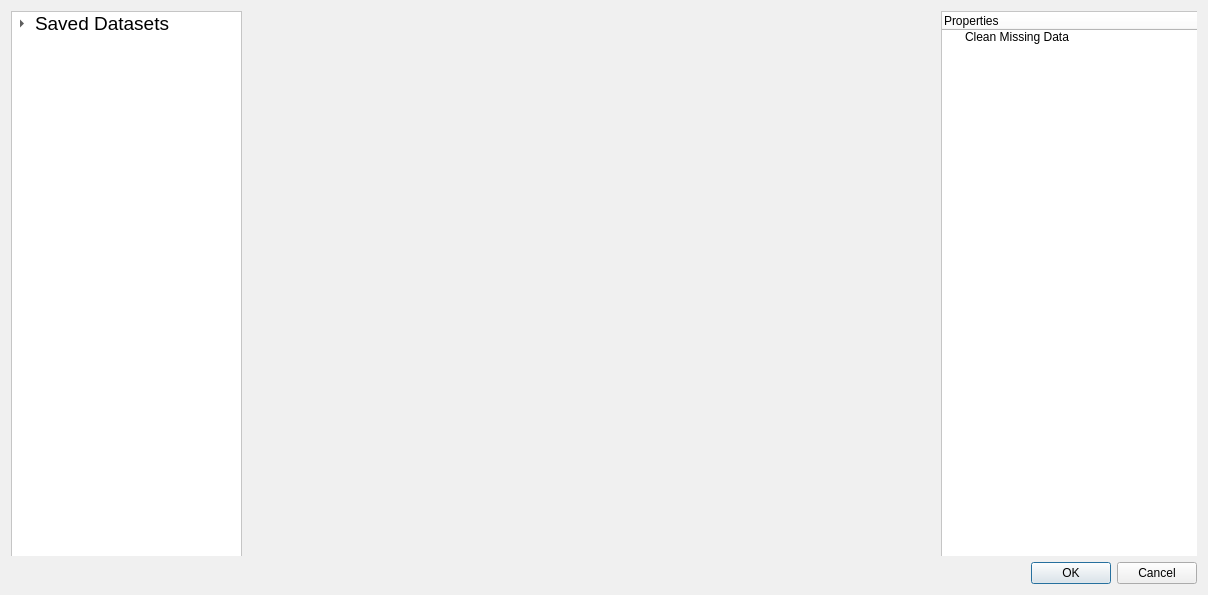
<?xml version="1.0" encoding="UTF-8"?>
<ui version="4.0">
 <class>Dialog</class>
 <widget class="QDialog" name="Dialog">
  <property name="geometry">
   <rect>
    <x>0</x>
    <y>0</y>
    <width>1208</width>
    <height>595</height>
   </rect>
  </property>
  <property name="windowTitle">
   <string>Dialog</string>
  </property>
  <property name="styleSheet">
   <string notr="true">background-color: rgb(240, 240, 240);</string>
  </property>
  <layout class="QGridLayout" name="gridLayout">
   <item row="3" column="0">
    <widget class="QDialogButtonBox" name="buttonBox">
     <property name="orientation">
      <enum>Qt::Horizontal</enum>
     </property>
     <property name="standardButtons">
      <set>QDialogButtonBox::Cancel|QDialogButtonBox::Ok</set>
     </property>
    </widget>
   </item>
   <item row="0" column="0">
    <widget class="QSplitter" name="splitter">
     <property name="lineWidth">
      <number>1</number>
     </property>
     <property name="orientation">
      <enum>Qt::Horizontal</enum>
     </property>
     <property name="handleWidth">
      <number>0</number>
     </property>
     <widget class="QWidget" name="setWidget" native="true">
      <property name="minimumSize">
       <size>
        <width>500</width>
        <height>0</height>
       </size>
      </property>
      <property name="styleSheet">
       <string notr="true">background-color: rgb(240, 240, 240);</string>
      </property>
      <widget class="QTreeWidget" name="treeWidget_2">
       <property name="geometry">
        <rect>
         <x>930</x>
         <y>0</y>
         <width>261</width>
         <height>551</height>
        </rect>
       </property>
       <property name="styleSheet">
        <string notr="true">background-color: rgb(255, 255, 255);</string>
       </property>
       <property name="frameShadow">
        <enum>QFrame::Raised</enum>
       </property>
       <property name="editTriggers">
        <set>QAbstractItemView::DoubleClicked|QAbstractItemView::EditKeyPressed|QAbstractItemView::SelectedClicked</set>
       </property>
       <property name="tabKeyNavigation">
        <bool>false</bool>
       </property>
       <property name="itemsExpandable">
        <bool>true</bool>
       </property>
       <property name="headerHidden">
        <bool>false</bool>
       </property>
       <attribute name="headerVisible">
        <bool>true</bool>
       </attribute>
       <column>
        <property name="text">
         <string>Properties</string>
        </property>
       </column>
       <item>
        <property name="text">
         <string>Clean Missing Data</string>
        </property>
       </item>
      </widget>
      <widget class="QTreeWidget" name="treeWidget">
       <property name="geometry">
        <rect>
         <x>0</x>
         <y>0</y>
         <width>231</width>
         <height>551</height>
        </rect>
       </property>
       <property name="styleSheet">
        <string notr="true">background-color: rgb(255, 255, 255);</string>
       </property>
       <property name="frameShadow">
        <enum>QFrame::Raised</enum>
       </property>
       <property name="editTriggers">
        <set>QAbstractItemView::DoubleClicked|QAbstractItemView::EditKeyPressed|QAbstractItemView::SelectedClicked</set>
       </property>
       <property name="tabKeyNavigation">
        <bool>false</bool>
       </property>
       <property name="itemsExpandable">
        <bool>true</bool>
       </property>
       <property name="headerHidden">
        <bool>true</bool>
       </property>
       <attribute name="headerVisible">
        <bool>false</bool>
       </attribute>
       <column>
        <property name="text">
         <string>Properties</string>
        </property>
       </column>
       <item>
        <property name="text">
         <string>Saved Datasets</string>
        </property>
        <property name="font">
         <font>
          <pointsize>14</pointsize>
         </font>
        </property>
        <property name="icon">
         <iconset>
          <normaloff>img/Datasets.png</normaloff>img/Datasets.png</iconset>
        </property>
        <item>
         <property name="text">
          <string>excel</string>
         </property>
         <property name="font">
          <font>
           <pointsize>11</pointsize>
          </font>
         </property>
        </item>
        <item>
         <property name="text">
          <string>csv</string>
         </property>
         <property name="font">
          <font>
           <pointsize>11</pointsize>
          </font>
         </property>
        </item>
       </item>
      </widget>
     </widget>
    </widget>
   </item>
  </layout>
 </widget>
 <resources/>
 <connections>
  <connection>
   <sender>buttonBox</sender>
   <signal>accepted()</signal>
   <receiver>Dialog</receiver>
   <slot>accept()</slot>
   <hints>
    <hint type="sourcelabel">
     <x>248</x>
     <y>254</y>
    </hint>
    <hint type="destinationlabel">
     <x>157</x>
     <y>274</y>
    </hint>
   </hints>
  </connection>
  <connection>
   <sender>buttonBox</sender>
   <signal>rejected()</signal>
   <receiver>Dialog</receiver>
   <slot>reject()</slot>
   <hints>
    <hint type="sourcelabel">
     <x>316</x>
     <y>260</y>
    </hint>
    <hint type="destinationlabel">
     <x>286</x>
     <y>274</y>
    </hint>
   </hints>
  </connection>
 </connections>
</ui>
